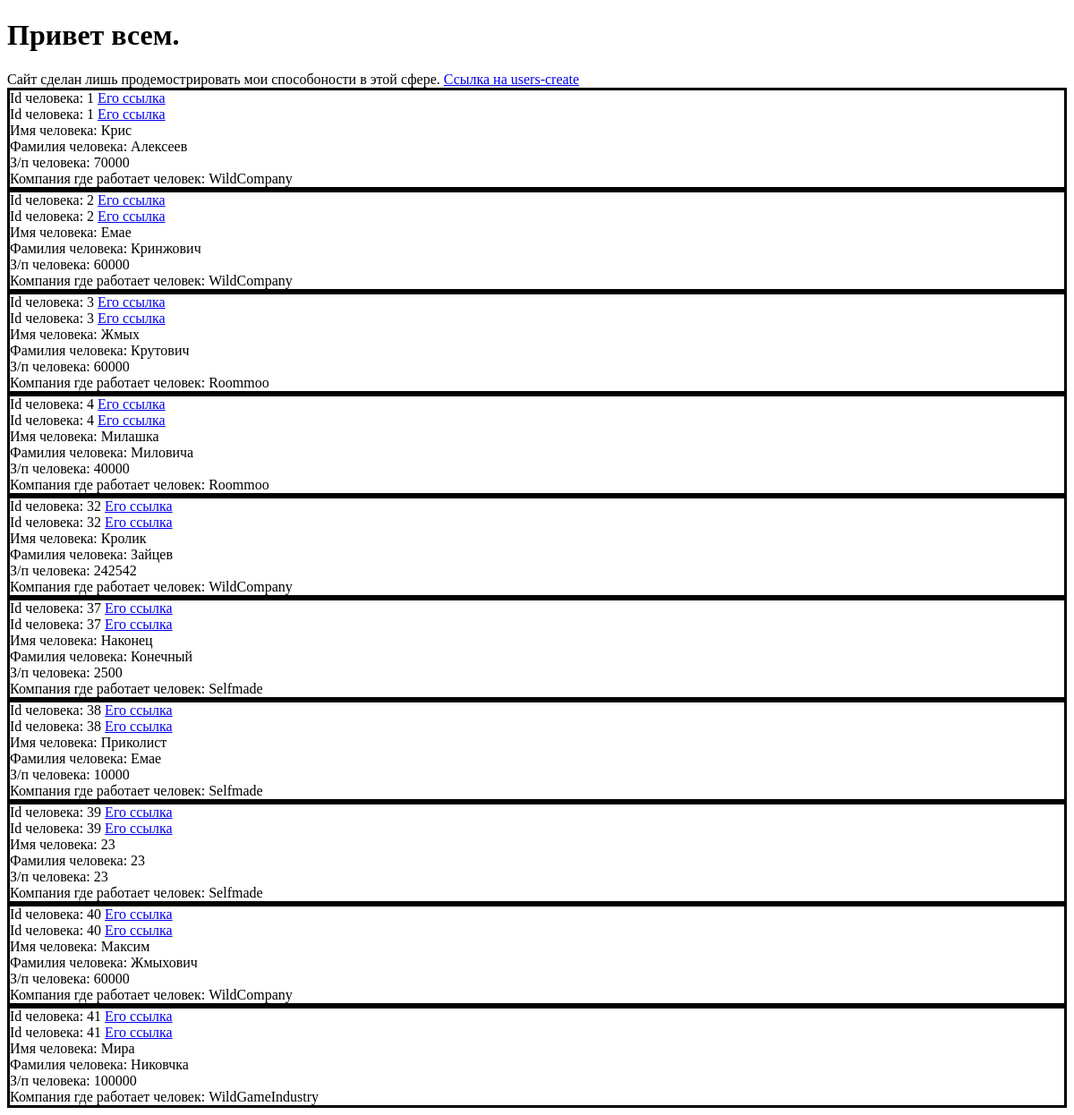
The app's page /, older data.
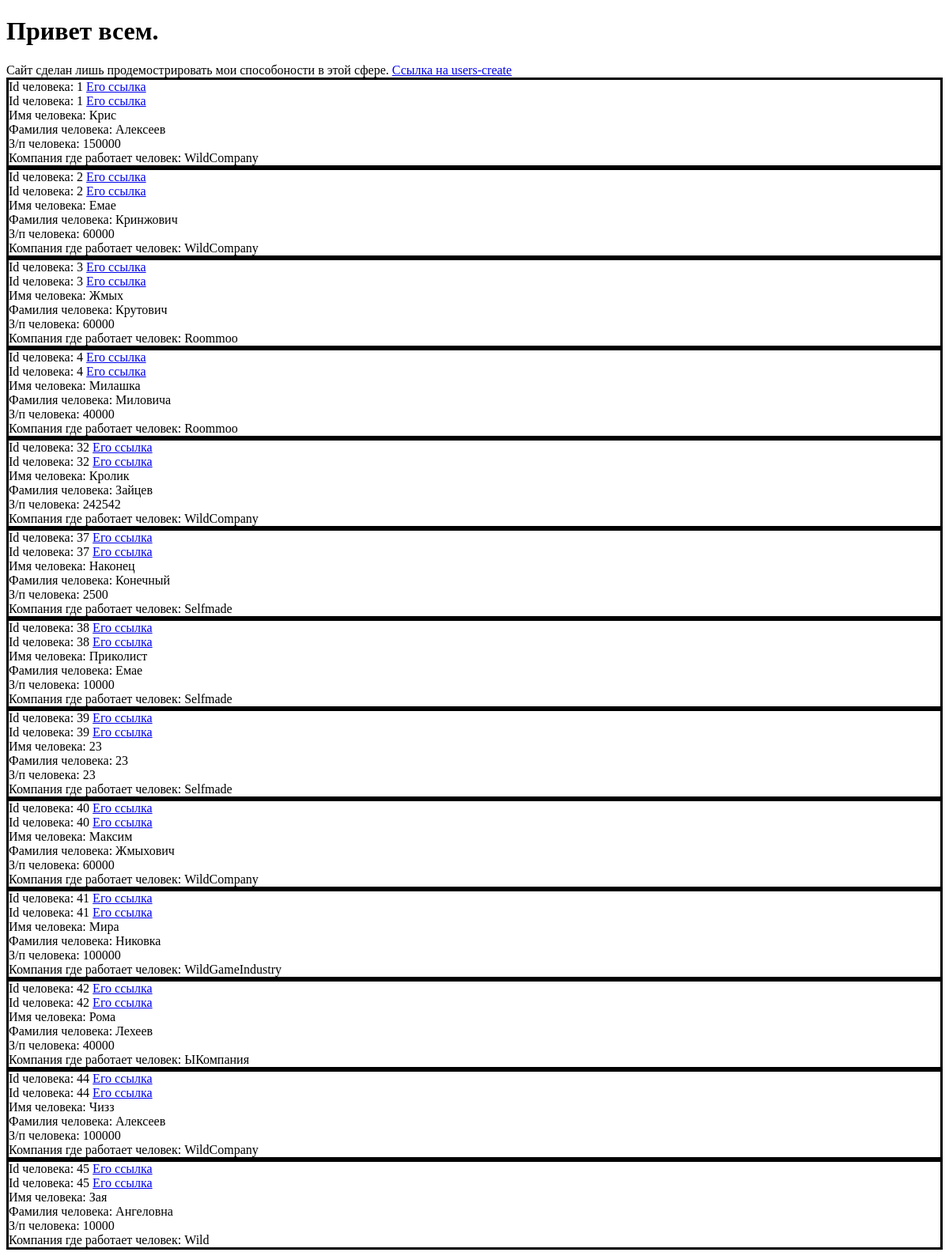
The same page, newer data.
### Myapp1/models.py (models this page shows, shortened)
class Person(models.Model):
    first_name = models.CharField(max_length=30, blank=False)
    last_name = models.CharField(max_length=30, blank=False)
    salary = models.IntegerField(default=25000, blank=False)
    company = models.CharField(max_length=25)
    user = models.ForeignKey(User, verbose_name='Пользователь', default=2, on_delete=models.CASCADE )
    def get_absolute_url(self):
        return reverse('persons', kwargs={'personsid': self.pk})

### Myapp1/views.py (the view)
# urls.py: path('', MainPage, name='home'),
def MainPage(request):
    users_info = Person.objects.all()
    title = "MainPage"
    return render(request, 'MainPage.html', locals())

### templates/MainPage.html (shortened to what this page needs)
{% extends 'base.html'%}
{% block content %}
<h1>Привет всем.</h1>
Сайт сделан лишь продемострировать мои способоности в этой сфере.
<a href="http://127.0.0.1:8000/usercreate/">Ссылка на users-create</a><br>
{% for i in users_info %}
<tr class='success'> <div class="users-info">
    <td>Id человека: {{ i.id }} <a href="{% url 'persons' i.id %}">Его ссылка</a></td><br>
    <td>Id человека: {{ i.id }} <a href="{{ i.get_absolute_url }}">Его ссылка</a></td><br>
    <td>Имя человека: {{ i.first_name }}</td><br>
    <td>Фамилия человека: {{ i.last_name }}</td><br>
    <td>З/п человека: {{ i.salary }}</td><br>
    <td>Компания где работает человек: {{ i.company }}</td><br>
</tr></div>
    {% endfor %}
{% endblock %}

### templates/base.html (shortened to what this page needs)
{% load static %}
<!DOCTYPE html>
<html lang="en">
<head>
    <link rel='stylesheet' type='text/css' href="{% static '/css/base.css'%}">
</head>
<body>
{% block content%}
{% endblock %}
</body>
</html>

### Myapp1/static/css/base.css (style rules this page uses)
body { background-color: rgb(255, 255, 255); }
.users-info { border: solid; }

Row changes from the older to the newer data that the page shows:
changed Person "Крис": salary "70000" → "150000"
changed Person "Мира": last_name "Никовчка" → "Никовка"
added Person: id "42", first_name "Рома", last_name "Лехеев", salary "40000", company "ЫКомпания"
added Person: id "44", first_name "Чизз", last_name "Алексеев", salary "100000", company "WildCompany"
added Person: id "45", first_name "Зая", last_name "Ангеловна", salary "10000", company "Wild"
